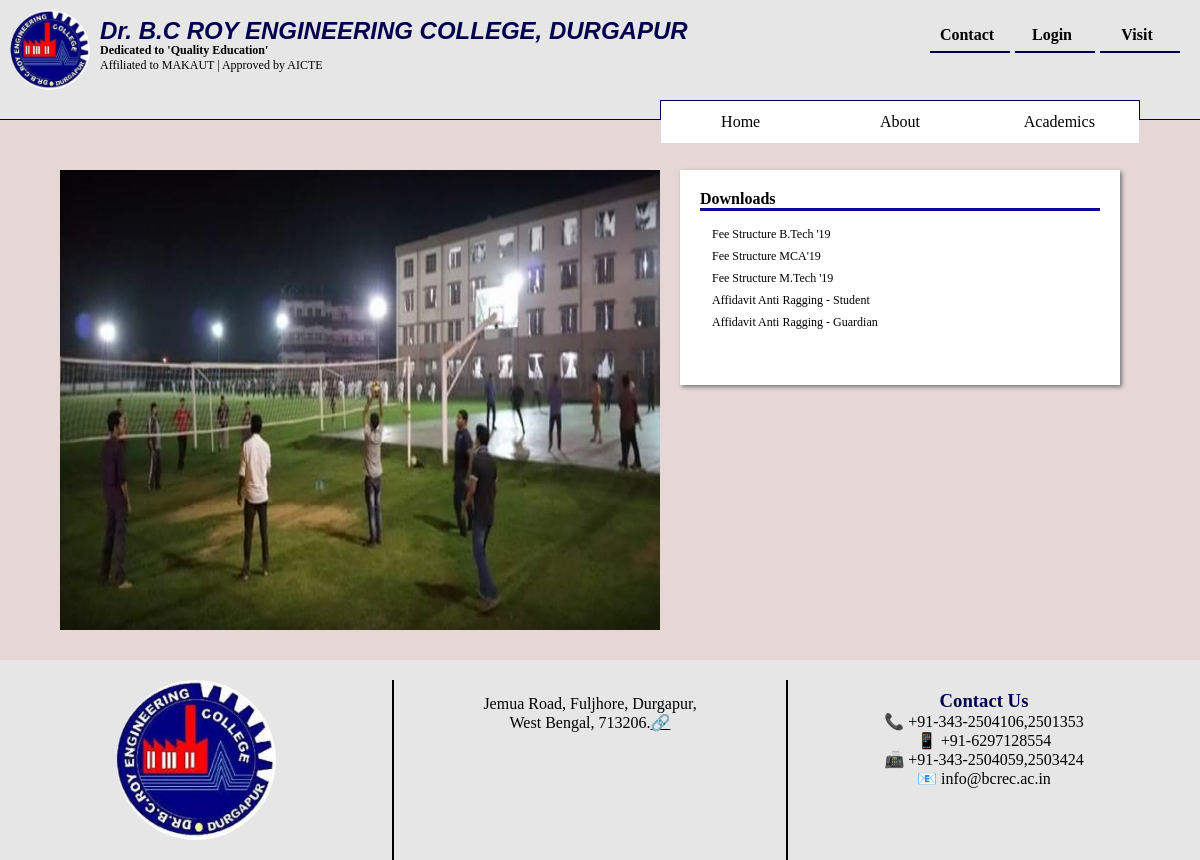
/home/, run on the app's committed database.
### database_setup.py (models this page shows, shortened)
class Downloads(Base):
    __tablename__ = 'downloads'
    id = Column(Integer, primary_key=True)
    file_name = Column(String(250), nullable=False)
    file_path = Column(String(250), nullable=False)
    admin_id = Column(Integer, ForeignKey('admin.id'))
    admin = relationship(Admin)

### app.py (the view)
@app.route('/')
@app.route('/home/')
def home():
    downloads = session.query(Downloads).all()
    return render_template('main.html', downloads=downloads)

### templates/main.html (shortened to what this page needs)
{% extends "index.html" %}
{% block content %}
<div class="container">
    <div class="container-top">
        <div class="slideshow-container">
            <div class="mySlides fade">
                <img src="{{ url_for('static', filename='bcrec1.jpg') }}" style="width:100%;height: 100%;">
            </div>
        </div>
        <div class="downloads">
            <strong>Downloads</strong>
            <hr>
            <ul>
                {% for i in downloads %}
                <li><a href="{{ i.file_path }}" target="_blank"> {{ i.file_name }} </a></li>
                {% endfor %}
            </ul>
        </div>
    </div>
</div>
{% include "footer.html" %}
{% endblock %}

### templates/index.html (shortened to what this page needs)
<!DOCTYPE html>
<html lang="en" dir="ltr">
<head>
    <link rel=stylesheet type=text/css href="{{ url_for('static', filename='styles.css') }}">
    <link rel=stylesheet type=text/css href="{{ url_for('static', filename='media.css') }}">
</head>
<body>
    {% include "header.html" %}
    {% block content %}
    {% endblock %}
</body>
</html>

### templates/header.html (shortened to what this page needs)
<header class="header">
    <a href="{{ url_for('home') }}">
        <img src="{{ url_for('static', filename='logo3.jpg') }}">
    </a>
    <div class="desc">
        <a href="{{ url_for('home') }}">
            <h1>Dr. B.C ROY ENGINEERING COLLEGE, DURGAPUR</h1>
        </a>
        <p><b>Dedicated to 'Quality Education'</b></p>
        <p>Affiliated to MAKAUT | Approved by AICTE</p>
    </div>
    <div class="desc_view" id="desc_view">
        <a href="/#footer-cnt">
            <p><strong>Contact</strong></p>
        </a>
        {% if 'email' in session %}
            {% if session['role'] == 'Admin' %}
            <a href="{{ url_for('ad_login') }}">
                <p><strong>Admin</strong></p>
            </a>
            {% endif %}
        {% elif 'roll_no' in session %}
            {% if session['role'] == 'Student' %}
            <a href="{{ url_for('st_login') }}">
                <p><strong>Student</strong></p>
            </a>
            {% endif %}
        {% else %}
        <a href="{{ url_for('login') }}">
            <p><strong>Login</strong></p>
        </a>
        {% endif %}
        <a href="{{ url_for('gmap') }}">
            <p><strong>Visit</strong></p>
        </a>
    </div>
</header>
<div class="nav-box">
    <a href="{{ url_for('home') }}" class="visited">
        <p>Home</p>
    </a>
    <a href="{{ url_for('about') }}" class="visited">
        <p>About</p>
    </a>
    <a href="{{ url_for('academics') }}" class="visited">
        <p>Academics</p>
    </a>
</div>

### templates/footer.html
<footer class="footer">
        <div class="footer-head">
            <img src="{{ url_for('static', filename='logo3.jpg') }}">
        </div>
        <div class="footer-adr">
            <p>Jemua Road, Fuljhore, Durgapur, West Bengal, 713206.<u><a href="{{ url_for('gmap') }}">&#x1f517;</a></u></p>
        </div>
        <div id="footer-cnt" class="footer-cnt">
            <h3>Contact Us</h3>
            <p><span class="hex-code">&#128222;</span> +91-343-2504106,2501353</p>
            <p><span class="hex-code">&#x1f4f1;</span> +91-6297128554</p>
            <p><span class="hex-code">&#x1f4e0;</span> +91-343-2504059,2503424</p>
            <p><span class="hex-code">&#x1f4e7;</span> info@bcrec.ac.in</p>
        </div>
</footer>

### static/styles.css (style rules this page uses)
*, html { margin: 0; padding: 0; border: none; outline: none; box-sizing: border-box; list-style-type: none; }
body { background: rgb(230, 214, 214); }
a, a:hover, a:active { color: black; text-decoration: none; border: none; outline: none; }
h1, h2, h3 { color: #00004e; }
.header { background: #e6e6e6; height: 120px; display: flex; border-bottom: 1px solid #00004e; }
.header img { border-radius: 50px; width: 80px; height: 80px; margin: 10px; }
.header .desc { margin: 18px 0; font-size: 12px; }
.header .desc h1 { font-size: 24px; line-height: 25px; font-family: "Lucinda Grande", "Lucinda Sans Unicode", Helvetica, Arial, Verdana, sans-serif; font-style: italic; color: #00004e; }
.header .desc_view { display: flex; margin-top: 13px; height: 40px; margin-left: auto; margin-right: 15px; }
.header .desc_view a { padding: 8px 6px 0 0; margin: 2px 5px 0 0; width: 80px; overflow: hidden; line-height: 1.5; text-align: center; border-bottom: 2px solid #00004e; }
.nav-box { display: flex; height: 40px; margin: -20px 60px 4px auto; width: 40%; border-top: 1px solid #00004e; }
.nav-box:after { content: ''; top: 0px; right: 0px; height: 19px; border-right: 1px solid #00004e; }
.nav-box:before { content: ''; top: 0px; left: 0px; height: 19px; border-left: 1px solid #00004e; }
.nav-box a { flex: 1; background-color: white; text-align: center; }
.nav-box a p { padding: 12px; flex: 1; background-color: white; text-align: center; }
.container { margin: 30px 5vw; width: 90vw; }
.container-top { display: flex; }
.mySlides { height: 460px; }
img { vertical-align: middle; }
.slideshow-container { min-width: 50vw; width: 50%; position: relative; margin: 0 auto; }
.downloads { min-width: 15vw; width: 20vw; flex: 1; padding: 20px 20px 40px 20px; max-height: 460px; height: 100%; background-color: rgb(255, 255, 255); font-size: 16px; box-shadow: 2px 2px 4px rgb(117, 119, 119); margin: 0 20px; }
.downloads hr { background-color: rgb(12, 9, 155); padding: 1.5px; }
.downloads ul { padding: 2px; margin: 10px; font-size: 12px; line-height: 1.5; }
.downloads ul li { padding: 2px 0; }
.fade { -webkit-animation-name: fade; -webkit-animation-duration: 1.5s; animation-name: fade; animation-duration: 1.5s; }
.footer { background: #e6e6e6; width: 100%; height: 200px; margin-top: 10px; display: flex; text-align: center; padding-top: 20px; }
.footer>div { flex: 1; }
.footer-adr { border-left: 2px inset #00004e; border-right: 2px outset #00004e; }
.footer-head img { border-radius: 100%; height: 160px; width: 160px; }
.footer-adr p { width: 60%; text-align: center; margin: 15px auto; }
.footer-adr p a { color: navy; }
.hex-code { width: 60px; height: 60px; }
.footer-cnt { padding-top: 10px; margin-right: 20px; }

### data on the page
Downloads: file_name "Fee Structure B.Tech '19"
Downloads: file_name "Fee Structure MCA'19"
Downloads: file_name "Fee Structure M.Tech '19"
Downloads: file_name "Affidavit Anti Ragging - Student"
Downloads: file_name "Affidavit Anti Ragging - Guardian"
